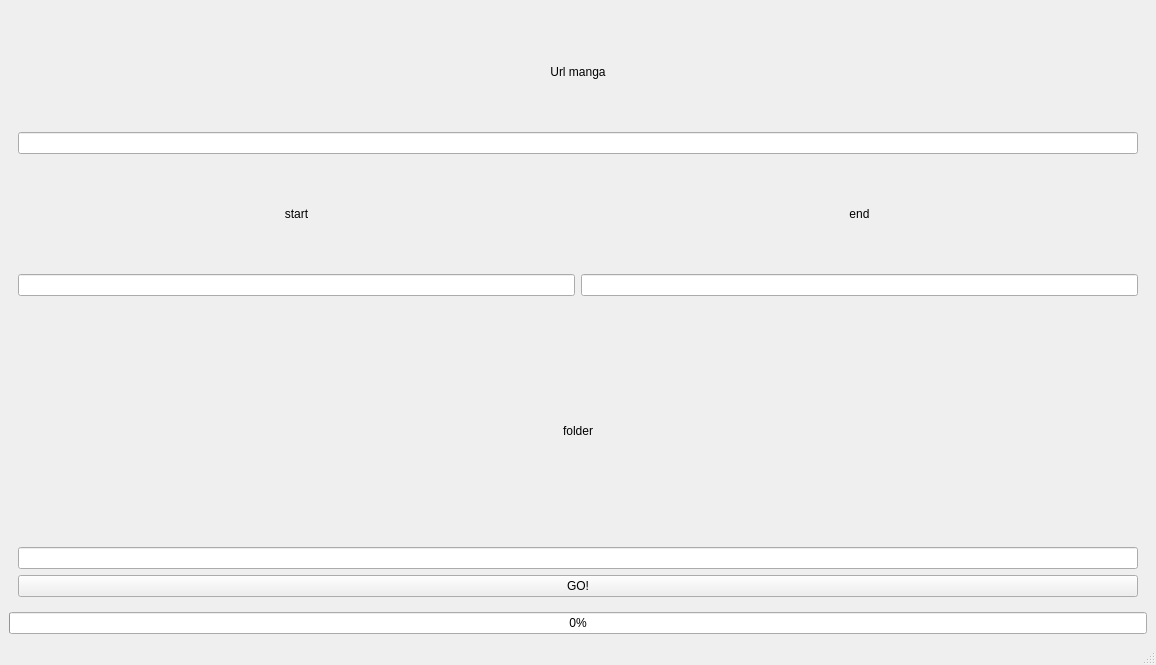
<?xml version="1.0" encoding="UTF-8"?>
<ui version="4.0">
 <class>MainWindow</class>
 <widget class="QMainWindow" name="MainWindow">
  <property name="geometry">
   <rect>
    <x>0</x>
    <y>0</y>
    <width>1156</width>
    <height>665</height>
   </rect>
  </property>
  <property name="windowTitle">
   <string>MainWindow</string>
  </property>
  <widget class="QWidget" name="Main">
   <layout class="QVBoxLayout" name="verticalLayout_2">
    <item>
     <widget class="QWidget" name="input_manga" native="true">
      <layout class="QVBoxLayout" name="verticalLayout">
       <item>
        <widget class="QLabel" name="lblUrlManga">
         <property name="text">
          <string>Url manga</string>
         </property>
         <property name="alignment">
          <set>Qt::AlignCenter</set>
         </property>
        </widget>
       </item>
       <item>
        <widget class="QLineEdit" name="leUrl"/>
       </item>
       <item>
        <layout class="QHBoxLayout" name="horizontalLayout_4">
         <item>
          <widget class="QLabel" name="lblEnd">
           <property name="text">
            <string>start</string>
           </property>
           <property name="alignment">
            <set>Qt::AlignCenter</set>
           </property>
          </widget>
         </item>
         <item>
          <widget class="QLabel" name="lblStart">
           <property name="text">
            <string>end</string>
           </property>
           <property name="alignment">
            <set>Qt::AlignCenter</set>
           </property>
          </widget>
         </item>
        </layout>
       </item>
       <item>
        <layout class="QHBoxLayout" name="horizontalLayout">
         <item>
          <widget class="QLineEdit" name="leStart"/>
         </item>
         <item>
          <widget class="QLineEdit" name="leEnd"/>
         </item>
        </layout>
       </item>
      </layout>
     </widget>
    </item>
    <item>
     <widget class="QWidget" name="widget_3" native="true">
      <layout class="QVBoxLayout" name="verticalLayout_4">
       <item>
        <widget class="QLabel" name="lblFolder">
         <property name="text">
          <string>folder</string>
         </property>
         <property name="alignment">
          <set>Qt::AlignCenter</set>
         </property>
        </widget>
       </item>
       <item>
        <widget class="QLineEdit" name="leFolder"/>
       </item>
       <item>
        <layout class="QHBoxLayout" name="horizontalLayout_2">
         <item>
          <widget class="QPushButton" name="btnGo">
           <property name="text">
            <string>GO!</string>
           </property>
          </widget>
         </item>
        </layout>
       </item>
      </layout>
     </widget>
    </item>
    <item>
     <widget class="QProgressBar" name="progressBar">
      <property name="value">
       <number>0</number>
      </property>
     </widget>
    </item>
   </layout>
  </widget>
  <widget class="QMenuBar" name="menubar">
   <property name="geometry">
    <rect>
     <x>0</x>
     <y>0</y>
     <width>1156</width>
     <height>26</height>
    </rect>
   </property>
  </widget>
  <widget class="QStatusBar" name="statusbar"/>
 </widget>
 <resources/>
 <connections/>
</ui>
